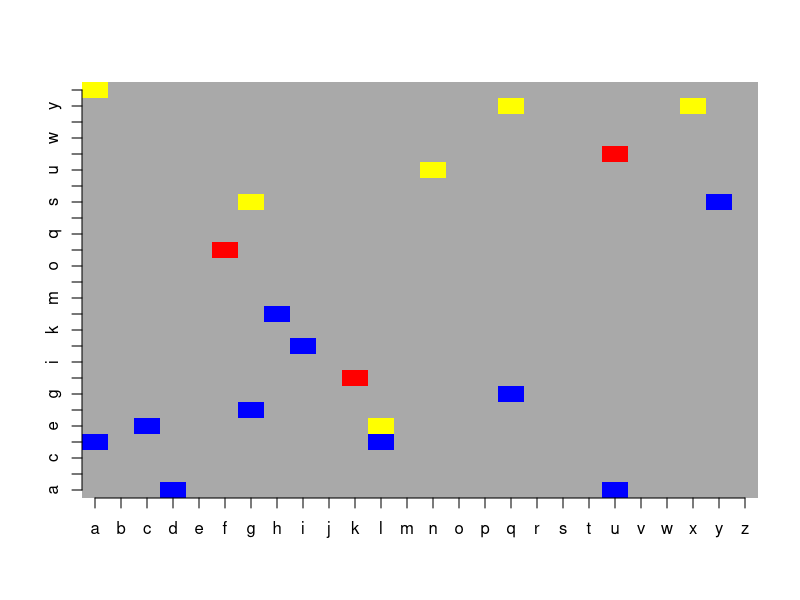

Write the R code that produced this figure.
## ---- chunk 1
#performing lda and predicting on test data and building confusion matrix
az <- read.table("az-5000.txt", header=TRUE)
set.seed(101)
train<-sample(1:5000, 4000)
az.train <- az[train, ]
dim(az.train)
table(az.train$char)
az.priors <- c(rep(1/26,26))
library(MASS)
az.lda <-lda(char~., az, subset=train, prior=az.priors)
az.pred <- predict(az.lda,newdata = az[-train,], type = "response")
names(az.pred)
az.conf <- table(az[-train,]$char,az.pred$class)
az.conf
#replacing diagonal elements with 0
diag(az.conf) = 0
az.conf
## ---- chunk 2
image(az.conf, col = c("darkgrey","blue",'yellow','red'), axes = F)
coordinates = (0:25)/25
axis(side=1, at=coordinates, labels=letters[1:26])
axis(side=2, at=coordinates, labels=letters[1:26])
